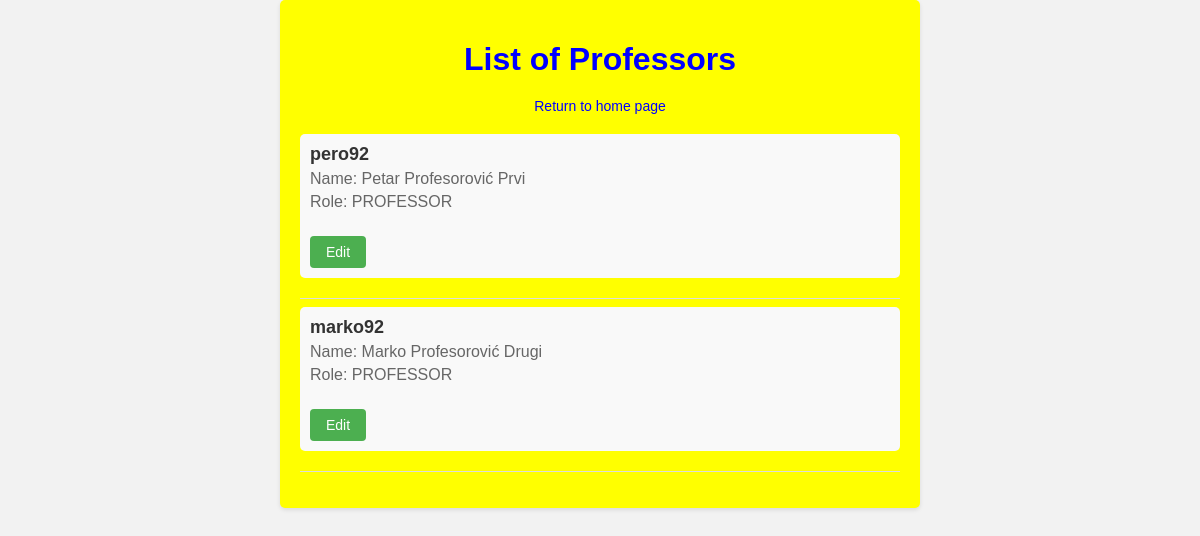
Page /professors/ on the committed database.
### app1/models.py (models this page shows, shortened)
class User(AbstractUser):
    objects = UserManager()
    STATUS = (
        ('none', 'None'),
        ('izv', 'izvanredni student'),
        ('red', 'redovni student')
    )
    role = models.ForeignKey(Role, on_delete=models.CASCADE)
    status = models.CharField(max_length=50, choices=STATUS)

class Role(models.Model):
    name = models.CharField(max_length=50)
    def __str__(self):
        return self.name

### app1/views.py (the view)
# urls.py: path('professors/', list_professors, name='list_professors'),
def list_professors(request):
    professors = User.objects.filter(role__name='PROFESSOR')
    return render(request, 'list_professors.html', {'professors': professors})

### app1/templates/list_professors.html (shortened to what this page needs)
<!DOCTYPE html>
<html>
<head>
</head>
<body>
    <div class="container">
        <h1>List of Professors</h1>
        <a href="{% url 'admin_dashboard' %}">Return to home page</a>
        <ul>
            {% for professor in professors %}
                <li>
                    <h2>{{ professor.username }}</h2>
                    <p>Name: {{ professor.first_name }} {{ professor.last_name }}</p>
                    <p>Role: {{ professor.role }}</p>
                    <a href="{% url 'edit_user' user_id=professor.id %}" class="edit-button">Edit</a>
                </li>
                <hr>
            {% empty %}
                <li class="no-professors">No professors found.</li>
            {% endfor %}
        </ul>
    </div>
</body>
</html>

### app1/templates/list_professors.html (style rules this page uses)
body { font-family: Arial, sans-serif; background-color: #f2f2f2; color: #333; margin: 0; padding: 0; }
.container { max-width: 600px; margin: 0 auto; padding: 20px; background-color: yellow; box-shadow: 0 2px 4px rgba(0, 0, 0, 0.1); border-radius: 5px; }
h1 { text-align: center; margin-bottom: 20px; color: blue; }
a { display: block; text-align: center; margin-top: 20px; color: blue; text-decoration: none; font-size: 14px; transition: color 0.3s ease; }
ul { list-style: none; padding: 0; margin-top: 20px; }
li { margin-bottom: 20px; padding: 10px; background-color: #f9f9f9; border-radius: 5px; }
h2 { margin: 0; font-size: 18px; font-weight: bold; }
p { margin: 5px 0; color: #666; }
hr { border: none; border-top: 1px solid #ddd; margin-top: 20px; }
.edit-button { display: inline-block; padding: 8px 16px; background-color: #4CAF50; color: #fff; border: none; border-radius: 4px; cursor: pointer; transition: background-color 0.3s ease; text-decoration: none; }

### rows in the picture
User: username "pero92", first_name "Petar", last_name "Profesorović Prvi", role "PROFESSOR"
User: username "marko92", first_name "Marko", last_name "Profesorović Drugi", role "PROFESSOR"
